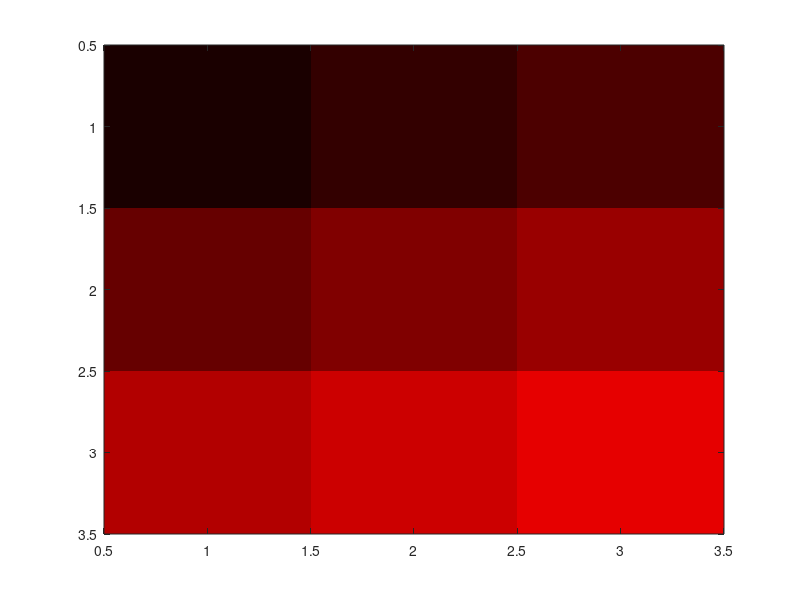

The MATLAB source for this figure:
clear all;
close all;
clc;

x = [5 8];
y = [3 6];
C = [0 2 4 6; 8 10 12 14; 16 18 20 22];

C = zeros(3,3,3);
C(:,:,1) = [.1 .2 .3; .4 .5 .6; .7 .8 .9]

%image(x,y,C)
image(C)